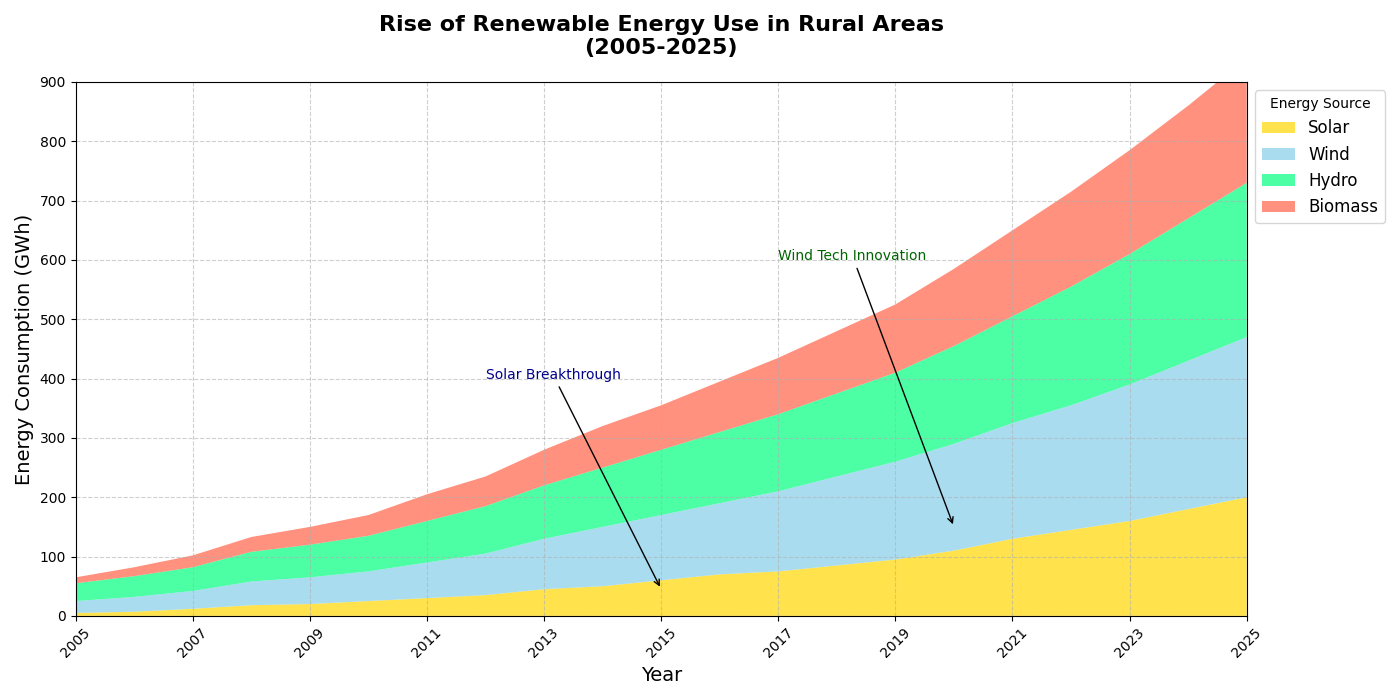

Here is the Python script that generated this plot:
import matplotlib.pyplot as plt
import numpy as np

# Backstory: "Rise of Renewable Energy Use in Rural Areas from 2005 to 2025"
# Renewable energy sources are gaining popularity in rural areas around the world. This chart illustrates
# the increasing usage of four types of renewable energy: Solar, Wind, Hydro, and Biomass over two decades.

# Years from 2005 to 2025
years = np.arange(2005, 2026)

# Data: Energy consumption (in gigawatt hours) of different renewable energy sources
solar_energy = np.array([
    5, 7, 12, 18, 20, 25, 30, 35, 45, 50, 
    60, 70, 75, 85, 95, 110, 130, 145, 160, 180, 
    200
])
wind_energy = np.array([
    20, 25, 30, 40, 45, 50, 60, 70, 85, 100,
    110, 120, 135, 150, 165, 180, 195, 210, 230, 250,
    270
])
hydro_energy = np.array([
    30, 35, 40, 50, 55, 60, 70, 80, 90, 100,
    110, 120, 130, 140, 150, 165, 180, 200, 220, 240,
    260
])
biomass_energy = np.array([
    10, 15, 20, 25, 30, 35, 45, 50, 60, 70,
    75, 85, 95, 105, 115, 130, 145, 160, 175, 190,
    210
])

# Generate the figure and axis
fig, ax = plt.subplots(figsize=(14, 7))

# Create a stacked area plot
ax.stackplot(years, solar_energy, wind_energy, hydro_energy, biomass_energy, 
             labels=['Solar', 'Wind', 'Hydro', 'Biomass'],
             colors=['#FFD700', '#87CEEB', '#00FF7F', '#FF6347'], alpha=0.7)

# Customizing plot appearance
ax.set_title("Rise of Renewable Energy Use in Rural Areas\n(2005-2025)", fontsize=16, fontweight='bold', pad=20)
ax.set_xlabel('Year', fontsize=14)
ax.set_ylabel('Energy Consumption (GWh)', fontsize=14)
ax.set_xlim(years[0], years[-1])
ax.set_ylim(0, 900)

# Set x-ticks to show every 2 years
ax.set_xticks(years[::2])
plt.xticks(rotation=45)

# Adding a legend
ax.legend(loc='upper left', bbox_to_anchor=(1, 1), fontsize=12, title="Energy Source")

# Annotate important milestones
ax.annotate('Solar Breakthrough', xy=(2015, 45), xytext=(2012, 400),
             arrowprops=dict(facecolor='black', arrowstyle='->'), fontsize=10, color='darkblue')
ax.annotate('Wind Tech Innovation', xy=(2020, 150), xytext=(2017, 600),
             arrowprops=dict(facecolor='black', arrowstyle='->'), fontsize=10, color='darkgreen')

# Add grid for better readability
ax.grid(True, linestyle='--', alpha=0.6)

# Automatically adjust layout to prevent overlap
plt.tight_layout()

# Display the chart
plt.show()
